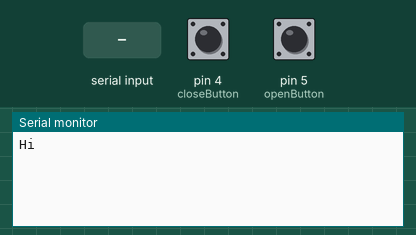
A sketch run on a simulated Arduino Uno, built with avr-gcc and run on an emulated ATmega328P. Shown: the last lines printed to the serial monitor. The test bench sets the inputs (shaded band); at power-on: pin 4 (closeButton) HIGH, pin 5 (openButton) HIGH.

Above: at 1.2 s.
1.3 s: pin 4 (closeButton) pulled LOW for 0.15 s
At 1.8 s:
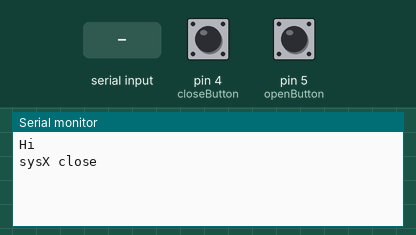
2.9 s: "1" received over the second serial link
At 4.1 s:
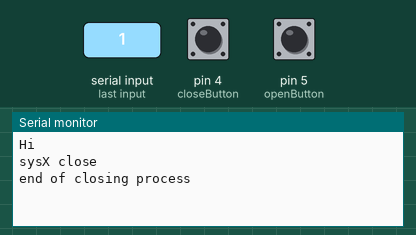
4.4 s: pin 5 (openButton) pulled LOW for 0.15 s
At 5.4 s:
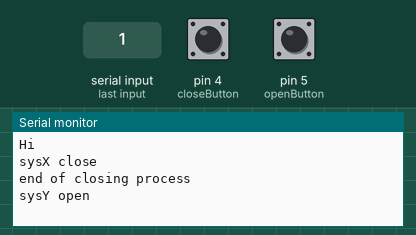

Measured:
- after the input at 1.3 s, the serial monitor: prints a new line at once (image 1)
- after the input at 2.9 s, the serial monitor: prints a new line at once (image 2)
- after the input at 4.4 s, the serial monitor: prints a new line at once (image 3)

The sketch:

controller.ino
```cpp
#include <SoftwareSerial.h>

#define axisX_TX 3
#define axisX_RX 2

#define axisY_TX 6
#define axisY_RX 7
#define openButton 5
#define closeButton 4

SoftwareSerial axisX(axisX_RX,axisX_TX);
SoftwareSerial axisY(axisY_RX,axisY_TX);
void setup() {
  pinMode(openButton,INPUT_PULLUP);
  pinMode(closeButton,INPUT_PULLUP);
  Serial.begin(9600);
  Serial.println("Hi");
  axisX.begin(115200);
  axisY.begin(115200);

}

char state= ' ';
int var = 0;

void loop() {
  int openSys = digitalRead(openButton);
  int closeSys = digitalRead(closeButton);

  if(openSys == LOW && closeSys == HIGH && state == ' '){
    axisY.write('2');
    Serial.println("sysY open");
    state = '2';
  }else if(closeSys == LOW && openSys == HIGH && state == ' '){
    axisX.write('1');
    Serial.println("sysX close");
    state = '1';
  }

  if(axisY.read() == '1' && state == '1'){
    Serial.println("end of closing process");
    state = ' ';
  }
  else if(axisX.read() == '1' && state == '1'){
    axisY.write('1');
    Serial.println("sysX closed");
  }

  if(axisY.read() == '2' && state == '2'){
    axisX.write('2');
    Serial.println("sysY opened");
  }
  else if(axisX.read() == '2' && state == '2'){
    Serial.println("end of opening process");
    state = ' ';
  }
}
```
